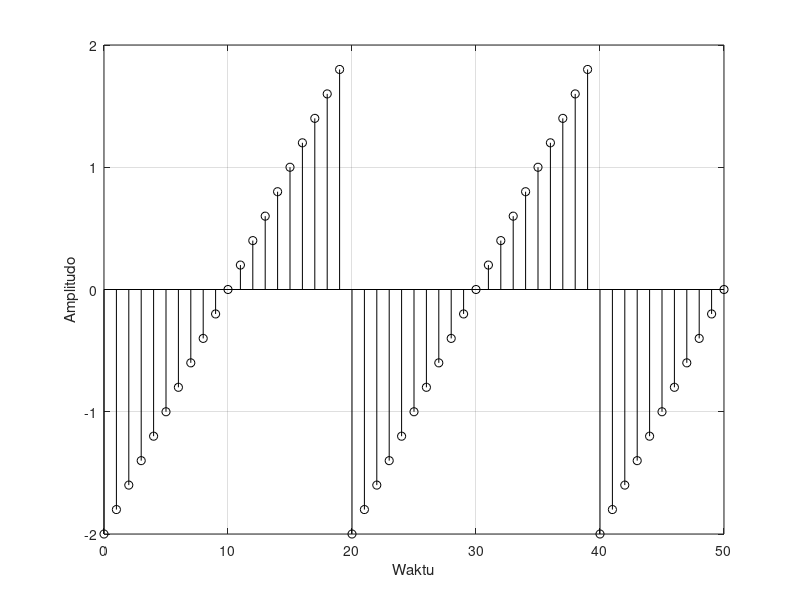

Here is the MATLAB script that generated this plot:
n = 0:50;
f = 1/20;
amp = 2;
swt = 2*pi*f*n;
y1 = amp*sawtooth(swt);
stem(n,y1,"bk");

xlabel('Waktu');
ylabel('Amplitudo');
grid;
